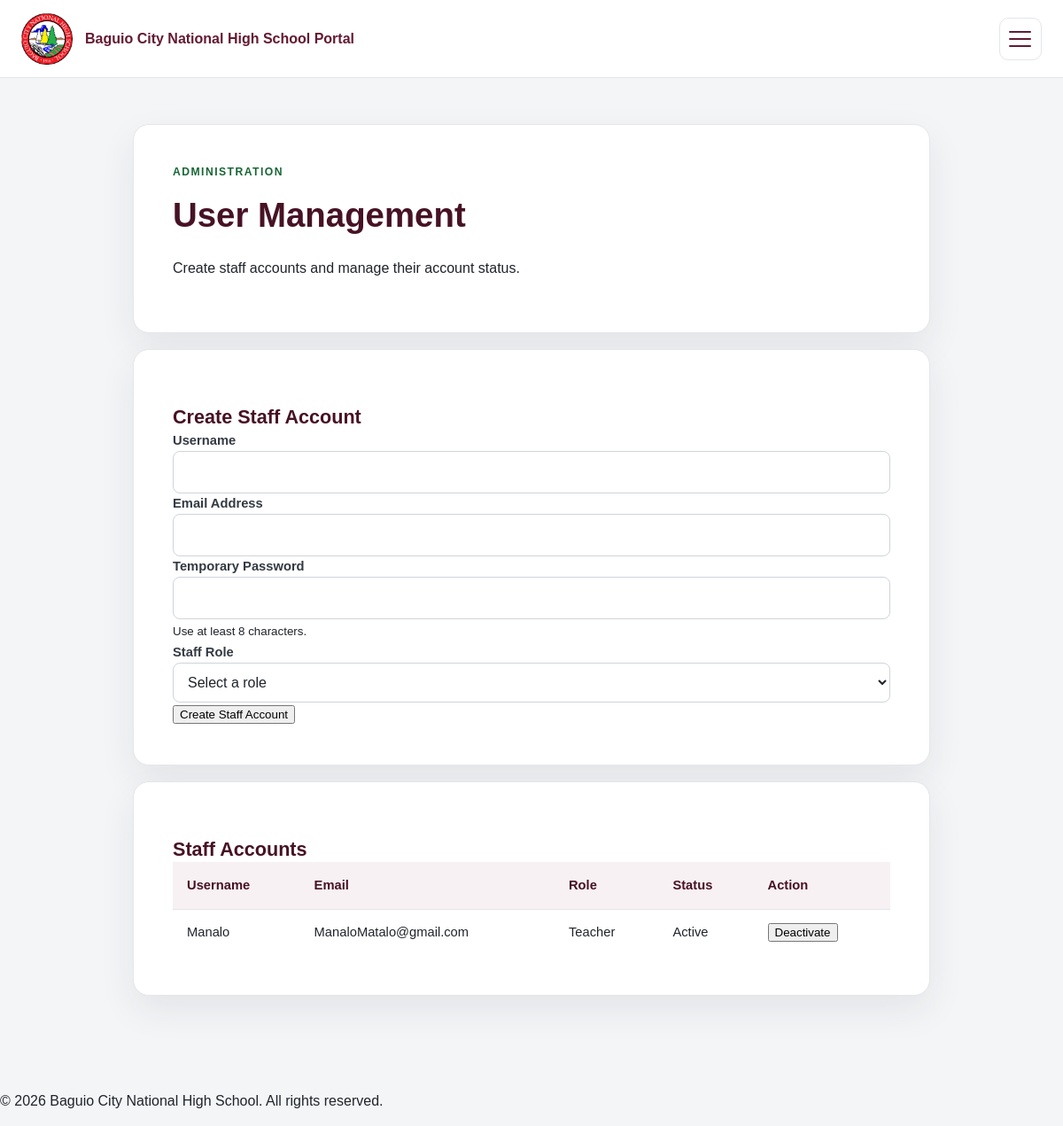
Page /staff/users.php (signed in) on the earlier database version.
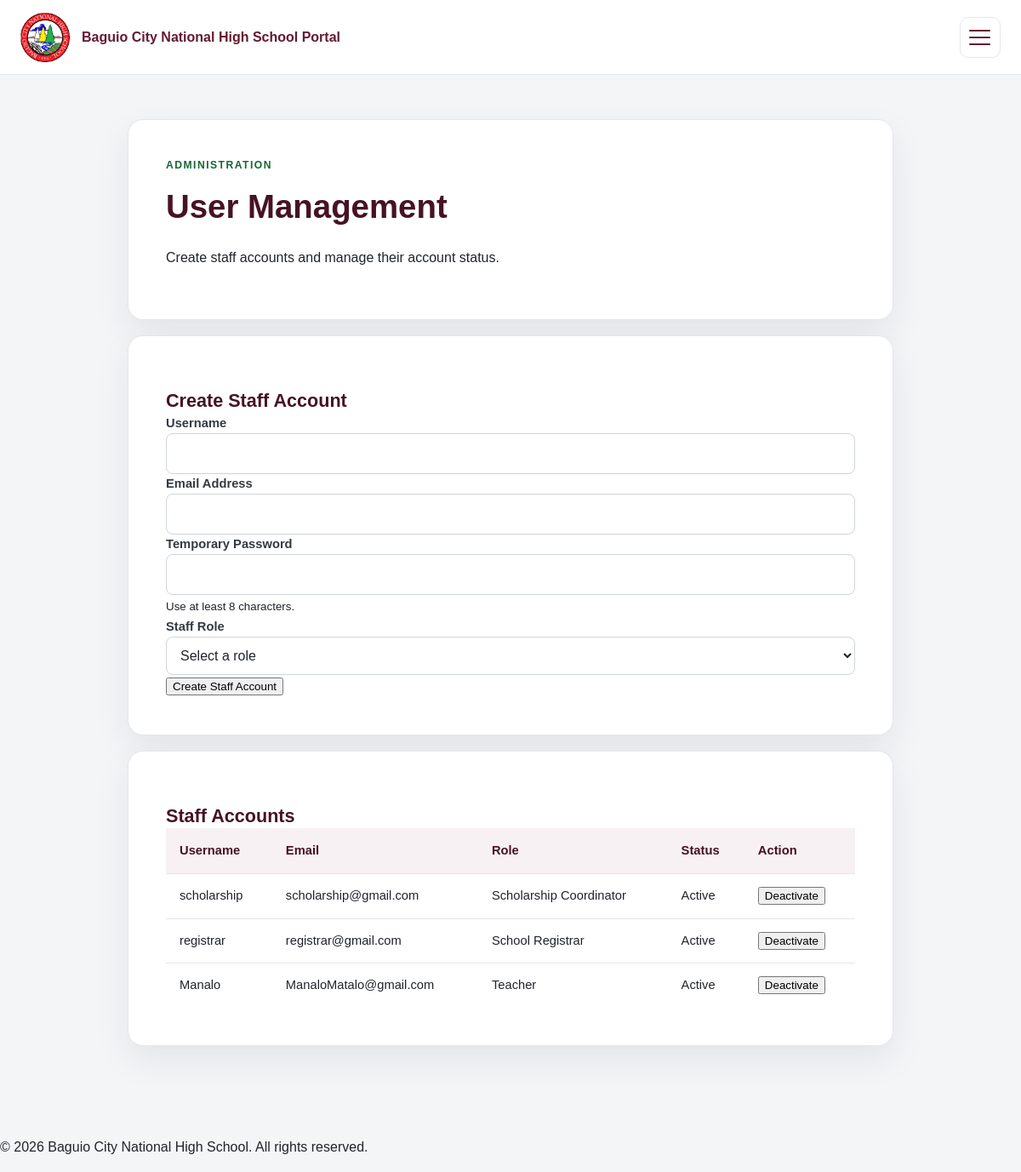
Same page on the later database version.
### tables this page shows
CREATE TABLE `users` (
  `user_id` int(10) UNSIGNED NOT NULL,
  `role_id` int(10) UNSIGNED NOT NULL,
  `username` varchar(60) NOT NULL,
  `email` varchar(150) NOT NULL,
  `password_hash` varchar(255) NOT NULL,
  `account_status` enum('Active','Inactive','Locked') NOT NULL DEFAULT 'Active',
  `created_at` timestamp NOT NULL DEFAULT current_timestamp(),
  `updated_at` timestamp NULL DEFAULT NULL ON UPDATE current_timestamp()
);

CREATE TABLE `roles` (
  `role_id` int(10) UNSIGNED NOT NULL,
  `role_name` varchar(60) NOT NULL
);

### includes/functions.php (called while the page is built, shortened)
<?php
function e(?string $value): string
{
    return htmlspecialchars($value ?? '', ENT_QUOTES, 'UTF-8');
}
function current_user(): ?array
{
    return $_SESSION['user'] ?? null;
}

### staff/users.php (the view, shortened to what this page needs)
<?php
require_once __DIR__ . '/../includes/bootstrap.php';
$staffQuery = $pdo->prepare(
    "SELECT
        u.user_id,
        u.username,
        u.email,
        u.account_status,
        u.created_at,
        r.role_name
     FROM users u
     INNER JOIN roles r ON r.role_id = u.role_id
     WHERE r.role_name IN (
        'School Registrar',
        'Teacher',
        'Enrollment Committee',
        'Scholarship Coordinator'
     )
     ORDER BY r.role_name ASC, u.username ASC"
);
$staffQuery->execute();
$staffAccounts = $staffQuery->fetchAll();
require_once __DIR__ . '/../includes/header.php';
?>
<section class="form-card">
    <p class="eyebrow">Administration</p>
    <h1>User Management</h1>
    <p>Create staff accounts and manage their account status.</p>
</section>
<section class="form-card">
    <h2>Create Staff Account</h2>
    <form method="POST" action="">
        <div class="form-grid">
            <div class="form-group">
                <label for="username">Username</label>
                <input
                    type="text"
                    id="username"
                    name="username"
                    minlength="3"
                    maxlength="50"
                    value="<?= e($_POST['username'] ?? '') ?>"
                    required
                >
            </div>
            <div class="form-group">
                <label for="email">Email Address</label>
                <input
                    type="email"
                    id="email"
                    name="email"
                    value="<?= e($_POST['email'] ?? '') ?>"
                    required
                >
            </div>
            <div class="form-group">
                <label for="password">Temporary Password</label>
                <input
                    type="password"
                    id="password"
                    name="password"
                    minlength="8"
                    required
                >
                <small>Use at least 8 characters.</small>
            </div>
            <div class="form-group">
                <label for="role_name">Staff Role</label>
                <select id="role_name" name="role_name" required>
                    <option value="">Select a role</option>
                </select>
            </div>
        </div>
        <div class="form-actions">
            <button type="submit" class="btn btn-primary">
                Create Staff Account
            </button>
        </div>
    </form>
</section>
<section class="form-card">
    <h2>Staff Accounts</h2>
    <?php if (!$staffAccounts): ?>
        <p>No staff accounts have been created yet.</p>
    <?php else: ?>
        <div class="table-responsive">
            <table>
                <thead>
                    <tr>
                        <th>Username</th>
                        <th>Email</th>
                        <th>Role</th>
                        <th>Status</th>
                        <th>Action</th>
                    </tr>
                </thead>
                <tbody>
                    <?php foreach ($staffAccounts as $staff): ?>
                        <tr>
                            <td><?= e($staff['username']) ?></td>
                            <td><?= e($staff['email']) ?></td>
                            <td><?= e($staff['role_name']) ?></td>
                            <td><?= e($staff['account_status']) ?></td>
                            <td>
                                <form method="POST" action="">
                                    <button
                                        type="submit"
                                        class="btn btn-secondary"
                                        <?= (int) $staff['user_id'] === (int) current_user()['user_id'] ? 'disabled' : '' ?>
                                    >
                                        <?= $staff['account_status'] === 'Active'
                                            ? 'Deactivate'
                                            : 'Activate' ?>
                                    </button>
                                </form>
                            </td>
                        </tr>
                    <?php endforeach; ?>
                </tbody>
            </table>
        </div>
    <?php endif; ?>
</section>
<?php require_once __DIR__ . '/../includes/footer.php'; ?>

Differences in the rows shown:
added users: username "scholarship", email "scholarship@gmail.com", role.role_name "Scholarship Coordinator", account_status "Active", shows "Deactivate"
added users: username "registrar", email "registrar@gmail.com", role.role_name "School Registrar", account_status "Active", shows "Deactivate"
